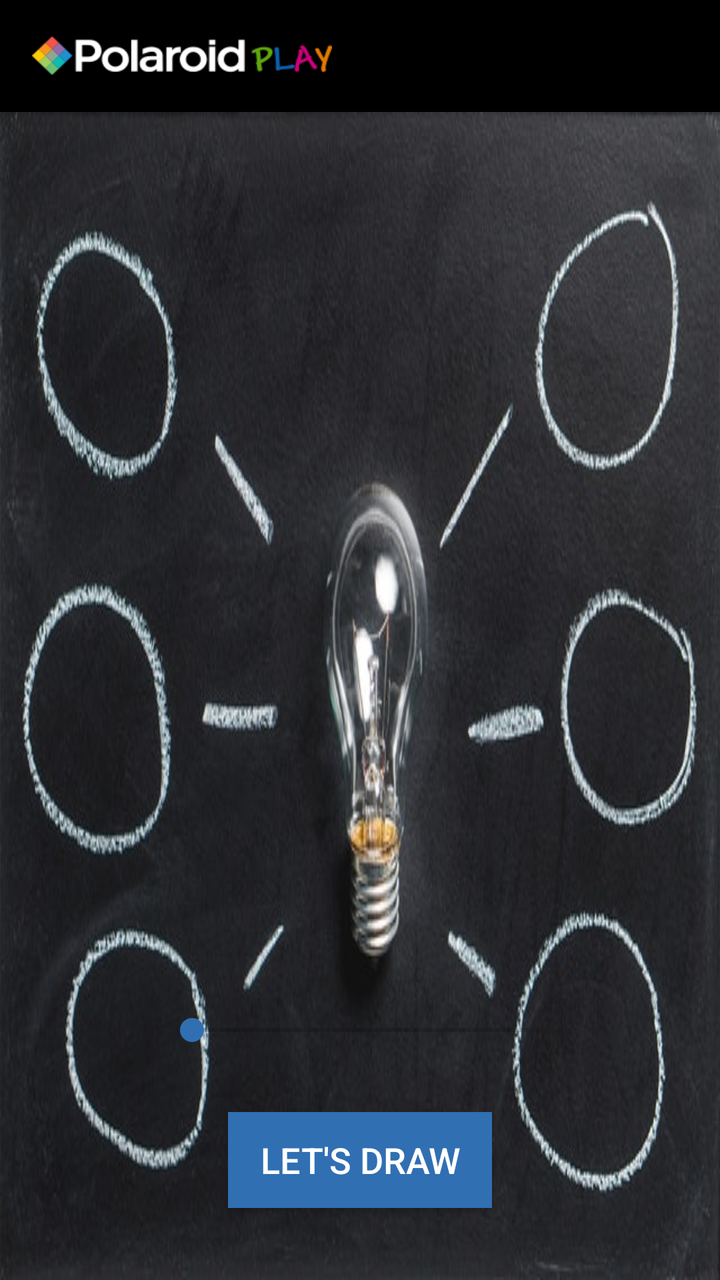
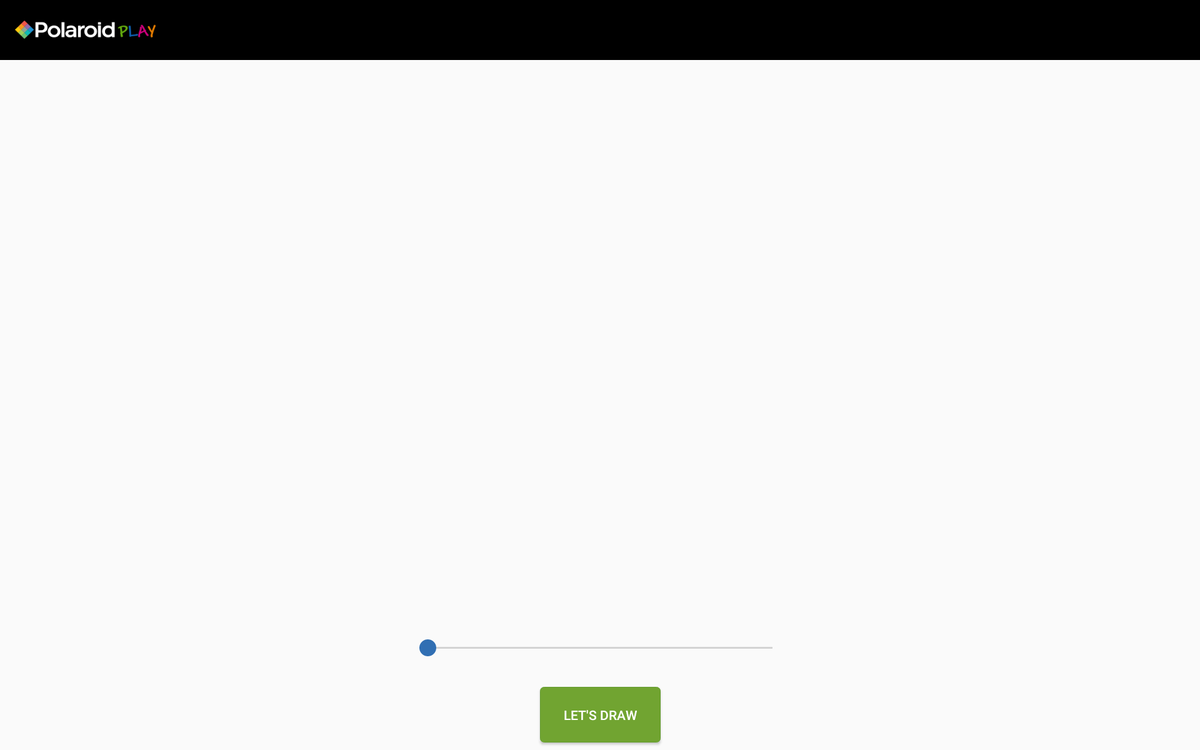

One screen, two layout resources from the same app: the default and the author's alternative for another configuration. Each is rendered where Android would select it; the XML of both is given below.
<!-- AndroidManifest.xml: application theme AppTheme -->
<!-- res/layout/activity_photo_view_stencil.xml -->
<?xml version="1.0" encoding="utf-8"?>
<android.support.constraint.ConstraintLayout xmlns:android="http://schemas.android.com/apk/res/android"
    xmlns:app="http://schemas.android.com/apk/res-auto"
    xmlns:tools="http://schemas.android.com/tools"
    android:layout_width="match_parent"
    android:layout_height="match_parent"
    tools:context="com.shaheryarbhatti.polaroidapp.activities.PhotoViewStencilActivity">

    <include
        android:id="@+id/include"
        layout="@layout/toolbar"
        app:layout_constraintEnd_toEndOf="parent"
        app:layout_constraintStart_toStartOf="parent"
        app:layout_constraintTop_toTopOf="parent" />

    <ImageView
        android:id="@+id/imageView"
        android:layout_width="0dp"
        android:layout_height="0dp"
        android:scaleType="fitXY"
        app:layout_constraintBottom_toBottomOf="parent"
        app:layout_constraintEnd_toEndOf="parent"
        app:layout_constraintStart_toStartOf="parent"
        app:layout_constraintTop_toBottomOf="@+id/include"
        app:srcCompat="@drawable/sample_image" />

    <Button
        android:id="@+id/letDrawBtn"
        android:layout_width="wrap_content"
        android:layout_height="wrap_content"
        android:layout_marginBottom="36dp"
        android:layout_marginEnd="8dp"
        android:layout_marginStart="8dp"
        android:background="@color/colorPrimary"
        android:paddingLeft="16dp"
        android:paddingRight="16dp"
        android:text="@string/draw"
        android:textColor="@android:color/white"
        android:textSize="18sp"
        app:layout_constraintBottom_toBottomOf="@+id/imageView"
        app:layout_constraintEnd_toEndOf="parent"
        app:layout_constraintStart_toStartOf="parent" />

    <SeekBar

        android:id="@+id/stencilSeekBar"
        android:layout_width="200dp"
        android:layout_height="wrap_content"
        android:layout_marginBottom="32dp"
        android:layout_marginEnd="8dp"
        android:layout_marginStart="8dp"

        app:layout_constraintBottom_toTopOf="@+id/letDrawBtn"
        app:layout_constraintEnd_toEndOf="parent"
        app:layout_constraintStart_toStartOf="parent" />

    

</android.support.constraint.ConstraintLayout>
<!-- res/layout/toolbar.xml (included above) -->
﻿<?xml version="1.0" encoding="utf-8"?>
<android.support.v7.widget.Toolbar xmlns:android="http://schemas.android.com/apk/res/android"
    xmlns:app="http://schemas.android.com/apk/res-auto"
    android:id="@+id/toolbar"
    android:layout_width="match_parent"
    android:layout_height="?attr/actionBarSize"
    android:background="@color/black"
    app:theme="@style/ThemeOverlay.AppCompat.Dark"
    app:popupTheme="@style/ThemeOverlay.AppCompat.Light">

    <LinearLayout
        android:gravity="center_vertical"
        android:orientation="horizontal"
        android:layout_width="wrap_content"
        android:layout_height="wrap_content">

        <ImageView
            android:id="@+id/logoImageView"
            app:srcCompat="@drawable/play_logo"
            android:layout_width="150dp"
            android:layout_height="wrap_content" />


    </LinearLayout>
</android.support.v7.widget.Toolbar>
<!-- resources referenced by this layout -->
<resources>
  <color name="colorPrimary">#316fb3</color>
  <!-- drawable play_logo: png bitmap (drawable, 6285 bytes) -->
  <!-- drawable sample_image: jpeg bitmap (drawable, 54475 bytes) -->
  <string name="draw">Let\'s Draw</string>
  <style name="AppTheme" parent="Theme.AppCompat.Light.NoActionBar">
          
          <item name="colorPrimary">@color/colorPrimary</item>
          <item name="colorPrimaryDark">@color/colorPrimaryDark</item>
          <item name="colorAccent">@color/colorAccent</item>
  
      </style>
  <color name="colorPrimaryDark">#225d9e</color>
  <color name="colorAccent">#316fb3</color>
</resources>
<!-- res/layout-sw720dp-land/activity_photo_view_stencil.xml (the author's variant of the layout above) -->
<!-- drawn on a large tablet held sideways -->
<?xml version="1.0" encoding="utf-8"?>
<android.support.constraint.ConstraintLayout xmlns:android="http://schemas.android.com/apk/res/android"
    xmlns:app="http://schemas.android.com/apk/res-auto"
    xmlns:tools="http://schemas.android.com/tools"
    android:layout_width="match_parent"
    android:layout_height="match_parent"
    tools:context="com.shaheryarbhatti.polaroidapp.activities.PhotoViewStencilActivity">

    <include
        android:id="@+id/toolbar"
        layout="@layout/toolbar"
        app:layout_constraintEnd_toEndOf="parent"
        app:layout_constraintStart_toStartOf="parent"
        app:layout_constraintTop_toTopOf="parent" />

    <ImageView
        android:id="@+id/imageView"
        android:layout_width="0dp"
        android:layout_height="0dp"
        android:scaleType="fitXY"
        app:layout_constraintBottom_toBottomOf="parent"
        app:layout_constraintEnd_toEndOf="parent"
        app:layout_constraintStart_toStartOf="parent"
        app:layout_constraintTop_toBottomOf="@+id/toolbar" />

    <Button

        android:id="@+id/letDrawBtn"
        android:layout_width="wrap_content"
        android:layout_height="wrap_content"
        android:layout_marginBottom="8dp"
        android:layout_marginEnd="8dp"
        android:layout_marginStart="8dp"
        android:background="@drawable/button_effect_2"
        android:paddingBottom="@dimen/spacing_mlarge"
        android:paddingEnd="@dimen/spacing_mxlarge"
        android:paddingStart="@dimen/spacing_mxlarge"
        android:paddingTop="@dimen/spacing_mlarge"
        android:text="@string/draw"
        android:textColor="@android:color/white"
        android:textSize="@dimen/font_large"
        app:layout_constraintBottom_toBottomOf="@+id/imageView"
        app:layout_constraintEnd_toEndOf="parent"
        app:layout_constraintStart_toStartOf="parent" />

    <android.support.v7.widget.AppCompatSeekBar

        android:id="@+id/stencilSeekBar"
        android:layout_width="400dp"
        android:layout_height="@dimen/spacing_xxlarge"
        android:layout_marginBottom="16dp"
        android:layout_marginEnd="8dp"
        android:layout_marginStart="8dp"
        android:thumb="@drawable/seek_thumb_primary"
        app:layout_constraintBottom_toTopOf="@+id/letDrawBtn"
        app:layout_constraintEnd_toEndOf="parent"
        app:layout_constraintStart_toStartOf="parent" />

    

</android.support.constraint.ConstraintLayout>
<!-- resources referenced by the variant -->
<!-- as a large tablet held sideways resolves them -->
<resources>
  <dimen name="spacing_mlarge">20dp</dimen>
  <dimen name="spacing_mxlarge">25dp</dimen>
  <dimen name="spacing_xxlarge">50dp</dimen>
  <!-- drawable button_effect_2 (drawable) -->
  <?xml version="1.0" encoding="utf-8"?>
  <selector xmlns:android="http://schemas.android.com/apk/res/android">
  
      <item android:state_pressed="true">
          <shape xmlns:android="http://schemas.android.com/apk/res/android">
              <solid android:color="#bcd69c" />
              <stroke android:width="0.7dp" android:color="#639b2e" />
              <corners android:radius="4dp">
  
              </corners>
          </shape>
      </item>
      <item android:state_enabled="true">
  
          <shape xmlns:android="http://schemas.android.com/apk/res/android">
              <solid android:color="#71A431" />
              <stroke android:width="0.7dp" android:color="#639b2e" />
              <corners android:radius="4dp">
  
              </corners>
          </shape>
      </item>
  
      <item android:state_enabled="false">
          <shape xmlns:android="http://schemas.android.com/apk/res/android">
              <solid android:color="#C7C6C7" />
              <stroke android:width="0.7dp" android:color="#C7C6C7" />
              <corners android:radius="4dp"></corners>
          </shape>
      </item>
  
  
  </selector>
  <!-- drawable play_logo: png bitmap (drawable, 6285 bytes) -->
  <!-- drawable seek_thumb_primary (drawable) -->
  <?xml version="1.0" encoding="utf-8"?>
  <layer-list xmlns:android="http://schemas.android.com/apk/res/android">
  
      <item>
          <shape android:shape="oval">
              <solid android:color="@color/colorPrimary" />
              <size
                  android:height="@dimen/spacing_smlarge"
                  android:width="@dimen/spacing_smlarge" />
          </shape>
      </item>
  
  </layer-list>
  <string name="draw">Let\'s Draw</string>
  <style name="AppTheme" parent="Theme.AppCompat.Light.NoActionBar">
          
          <item name="colorPrimary">@color/colorPrimary</item>
          <item name="colorPrimaryDark">@color/colorPrimaryDark</item>
          <item name="colorAccent">@color/colorAccent</item>
  
      </style>
  <color name="colorPrimary">#316fb3</color>
  <dimen name="spacing_smlarge">18dp</dimen>
  <color name="colorPrimaryDark">#225d9e</color>
  <color name="colorAccent">#316fb3</color>
</resources>
